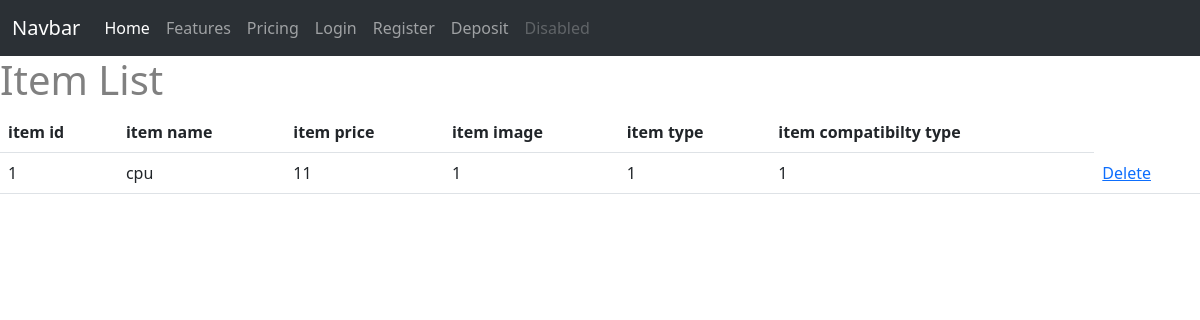
The page /displayItem on the database as committed earlier.
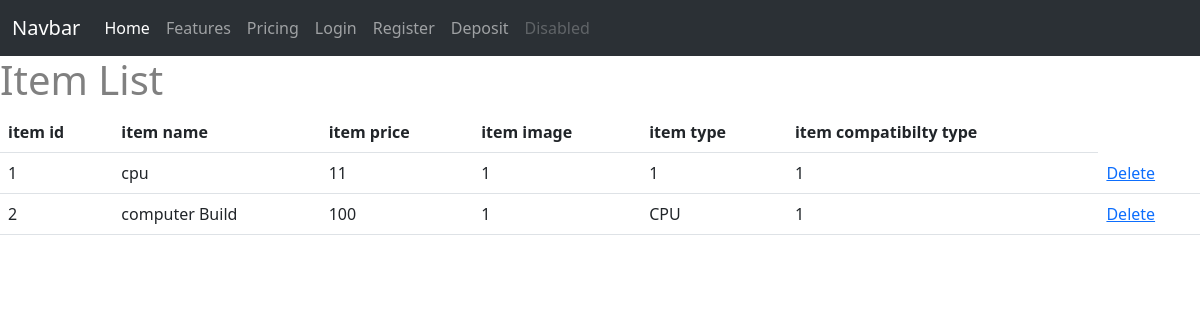
The same page on the database as committed later.
### ltt/models.py (models this page shows, shortened)
class Item(db.Model):
    __tablename__ = 'item'
    id = db.Column(db.Integer,primary_key = True)
    item_name = db.Column(db.String(20))
    item_price = db.Column(db.Integer)
    item_image = db.Column(db.String(20), default = "default.jpg")
    item_type = db.Column(db.String(20))
    item_c = db.Column(db.Integer)
    comments = db.relationship("Comment",backref ="item")
    rate_count = db.Column(db.Integer, default = 0)
    rate_acc = db.Column(db.Integer,default = 0)

### ltt/view.py (the view)
@view.route('/displayItem')   #page for staff to view item
def displayItem():
    items = Item.query.all()
    return render_template('displayItem.html', items = items)

### ltt/templates/displayItem.html (shortened to what this page needs)
{% extends "base.html" %}
{% block contend %}
<h1>Item List</h1>
<table class = "table table-hover">
    <thead>
        <tr>
            <th scope="col"> item id</th>
            <th scope="col">item name </th>
            <th scope="col"> item price</th>
            <th scope="col">item image </th>
            <th scope="col">item type </th>
            <th scope="col">item compatibilty type </th>
        </tr>
    </thead>
    <tbody>
        {% for item in items %}
        <tr>
            <td>{{item.id}}</td>
            <td>{{item.item_name}}</td>
            <td>{{item.item_price}}</td>
            <td>{{item.item_image}}</td>
            <td>{{item.item_type}}</td>
            <td>{{item.item_c}}</td>
            <td>
                <a href="/delete/{{item.id}}">Delete</a>
            </td>
        </tr>
        {% endfor %}
    </tbody>
</table>
{% endblock %}

### ltt/templates/base.html (shortened to what this page needs)
<!DOCTYPE html>
<html>
    <head>
        <link href="https://cdn.jsdelivr.net/npm/bootstrap@5.3.0-alpha3/dist/css/bootstrap.min.css" rel="stylesheet">
        <link rel="stylesheet" type="text/css" href="{{ url_for('static', filename='main.css') }}">
    </head>
    <body>
        <nav class="navbar navbar-expand-lg bg-body-tertiary bg-dark"  data-bs-theme="dark">
            <div class="container-fluid">
              <a class="navbar-brand" href="#">Navbar</a>
              <div class="collapse navbar-collapse" id="navbarNavAltMarkup">
                <div class="navbar-nav">
                  <a class="nav-link active" aria-current="page" href="/home">Home</a>
                  <a class="nav-link" href="#">Features</a>
                  <a class="nav-link" href="#">Pricing</a>
                  <a class="nav-link" href="/login">Login</a>
                  <a class="nav-link" href="/register">Register</a>
                  <a class="nav-link" href="/deposit">Deposit</a>
                  <a class="nav-link disabled">Disabled</a>
                </div>
              </div>
            </div>
        </nav>
        {% block contend %}
        {%endblock%}
    </body>
</html>

### ltt/static/main.css (style rules this page uses)
* { box-sizing: border-box; }
body { color: grey; }

Rows that differ between the two databases and show on the page:
added Item: id "2", item_name "computer Build", item_price "100", item_image "1", item_type "CPU", item_c "1"
